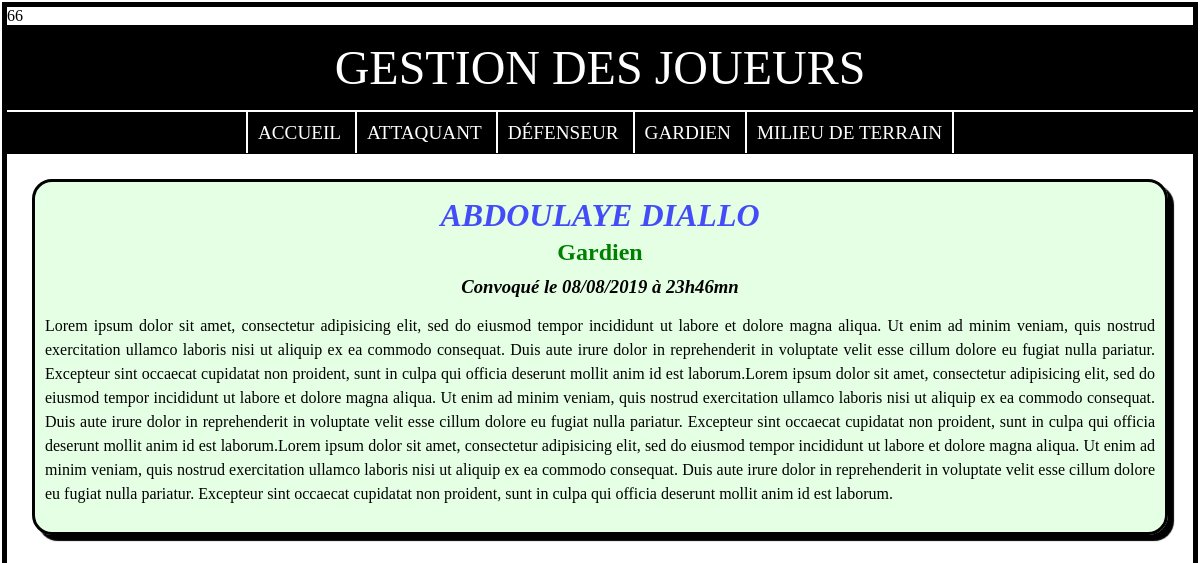
Page /index.php?action=joueur&id=3 on the committed database.
### tables this page shows
CREATE TABLE Profil(
	id int primary key auto_increment,
	libelle varchar(20)
);

CREATE TABLE Joueur(
	id int primary key auto_increment,
	nom varchar(20),
	prenom varchar(20),
	dateCreation datetime DEFAULT NOW(),
	dateModification datetime DEFAULT NOW(),
	description text,
	profil int
);

### data_access/dao/ConnexionDB.php (called while the page is built, shortened)
<?php
class ConnexionDB
{
    private static $_host = 'localhost';
    private static $_user = 'root';
    private static $_password = '';
    private static $_database = 'gestion_joueurs';
    private static $instance;
    public static function getInstance() {
        if (is_null(self::$instance)) {
            try {
                self::$instance = new PDO('mysql:host='.self::$_host.';dbname='.self::$_database.';charset=utf8', self::$_user, self::$_password);
            } catch (Exception $e) {
                die("Erreur de connexion à la base de données : ".$e);
            }
        }
        return self::$instance;
    }
}
?>

### data_access/dao/FabriqueDAO.php (called while the page is built, shortened)
<?php
require_once 'EntityManager.php';
require_once 'JoueurManager.php';
require_once 'ProfilManager.php';
class FabriqueDAO
{
    public static function getDAOInstance($instance) {
        if(strcmp($instance, 'profil') == 0) {
            return new ProfilManager();
        }
        if(strcmp($instance, 'joueur') == 0) {
            return new JoueurManager();
        }
    }
}
?>

### data_access/dao/ProfilManager.php (called while the page is built, shortened)
<?php
	class ProfilManager extends EntityManager
	{
		public function getList($table='Profil')
		{
			return parent::getList($table);
		}
	}
?>

### data_access/dao/JoueurManager.php (called while the page is built, shortened)
<?php
	class JoueurManager extends EntityManager
	{
		public function getById($id, $table='Joueur')
		{
			return parent::getById($id, $table);
		}
	}
?>

### data_access/Joueur.php (called while the page is built, shortened)
<?php
	class Joueur
	{
		public $profil;
		public function profil_str()
		{
			switch ($this->profil)
			{
				case 1:
					return 'Gardien';
			}
		}
	}
?>

### includes/afficher_joueur.php (the view, shortened to what this page needs)
<!DOCTYPE html>
<html>
<head>
	<link rel="stylesheet" type="text/css" href="assets/css/style.css">
</head>
<body>
	<?php
		require_once 'includes/entete.php';
		require_once 'includes/menu.php';
	?>
	<?php if (!empty($joueur)): ?>
		<div id="contenu">
			<div class="fiche_joueur">
				<h1><?= $joueur->prenom.' '. $joueur->nom ?></h1>
				<h2><a href="index.php?action=profil&id=<?= $joueur->profil ?>"><?= $joueur->profil_str() ?></a></h2>
				<h3>Convoqué le <?= date('d/m/Y à H\hi\m\n', strtotime($joueur->dateCreation)) ?></h3>
				<p><?= $joueur->description ?></p>
			</div>
		</div>
	<?php else: ?>
		<div class="message">Le joueur demandé n'existe pas</div>
	<?php endif ?>
</body>
</html>

### includes/menu.php
<?php
	$uri = $_SERVER['REQUEST_URI'];
	$queryString = $_SERVER['QUERY_STRING'];
?>
<div id="menu">
	<ul>
		<li><a href="index.php" <?= substr($uri, -9) === 'index.php' ? ' class="menu_actif"':'' ?>>Accueil</a></li>
		<?php foreach ($profils as $profil): ?>
			<li><a href="index.php?action=profil&id=<?= $profil->id ?>"  <?= !empty($queryString) && $queryString === 'action=profil&id='.$profil->id ? ' class="menu_actif"':'' ?>><?= $profil->libelle ?></a></li>
		<?php endforeach ?>
	</ul>
</div>

### assets/css/style.css (style rules this page uses)
body { margin: 2px; padding: 0px; border: solid 5px black; }
#menu { padding: 10px; margin: 0px; text-align: center; border-top: solid 2px white; background-color: black; }
#menu ul { margin: 0px; padding: 0px; }
#menu li { display: inline; }
#menu li a { padding: 10px; color: white; font-size: 1.2em; text-transform: uppercase; text-decoration: none; border-left: 2px solid white; }
#menu ul :last-child a { border-right: 2px solid white; }
#contenu { padding: 10px; }
#contenu h1, #contenu h2 { text-align: center; padding: 0px; margin: 0px; margin-top: 5px; }
#contenu h1,#contenu h1 a { text-decoration: none; text-transform: uppercase; font-style: italic; color: rgba(0, 0, 255, 0.7); }
#contenu h2,#contenu h2 a { text-decoration: none; color: green; }
#contenu h3 { margin: 0px; margin-top: 10px; text-align: center; font-style: italic; }
.fiche_joueur { margin: 15px; padding: 10px; border:3px solid black; border-radius: 20px; background-color: rgba(0, 255, 0, 0.1); box-shadow: 6px 6px 1px black; }
.fiche_joueur:first-child { margin-top: 10px; }
.fiche_joueur:last-child { margin-top: 15px; }
.fiche_joueur p { line-height: 1.5; text-align: justify; }

### rows in the picture
profil: libelle "ATTAQUANT"
profil: libelle "DÉFENSEUR"
profil: libelle "GARDIEN"
profil: libelle "MILIEU DE TERRAIN"
joueur: prenom "ABDOULAYE", nom "DIALLO", profil "Gardien", dateCreation "08/08/2019 à 23h46mn", description "Lorem ipsum dolor sit amet, consectetur adipisicing elit, sed do eiusmod tempor incididunt ut labore et dolore magna aliqua. Ut enim ad minim veniam, quis nostrud exercitation ullamco laboris nisi ut aliquip ex ea commodo consequat. Duis aute irure dolor in reprehenderit in voluptate velit esse cillum dolore eu fugiat nulla pariatur. Excepteur sint occaecat cupidatat non proident, sunt in culpa qui officia deserunt mollit anim id est laborum.Lorem ipsum dolor sit amet, consectetur adipisicing elit, sed do eiusmod tempor incididunt ut labore et dolore magna aliqua. Ut enim ad minim veniam, quis nostrud exercitation ullamco laboris nisi ut aliquip ex ea commodo consequat. Duis aute irure…"

### other values in the picture
spl_object_id($this->bdd) "6"
